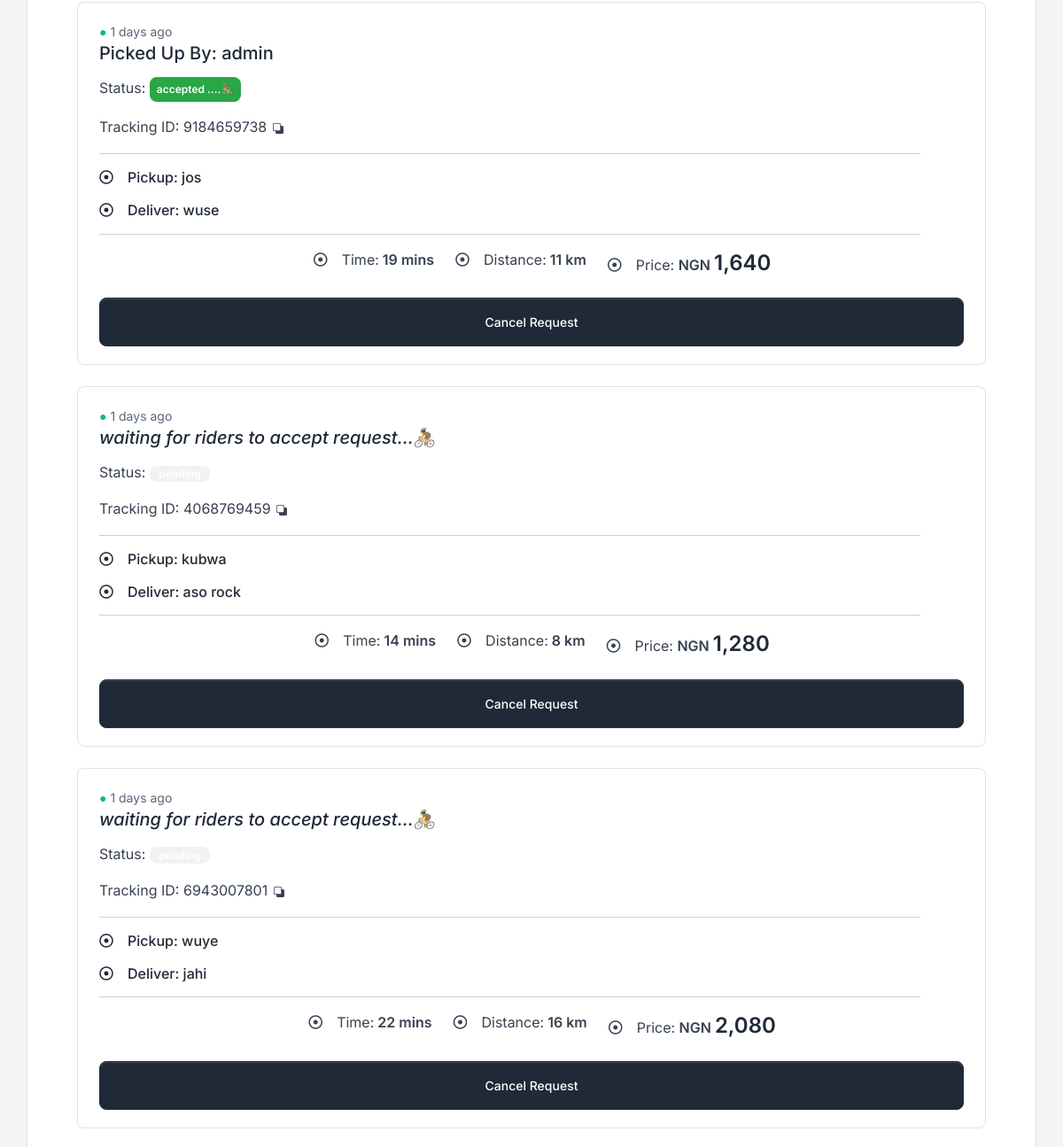
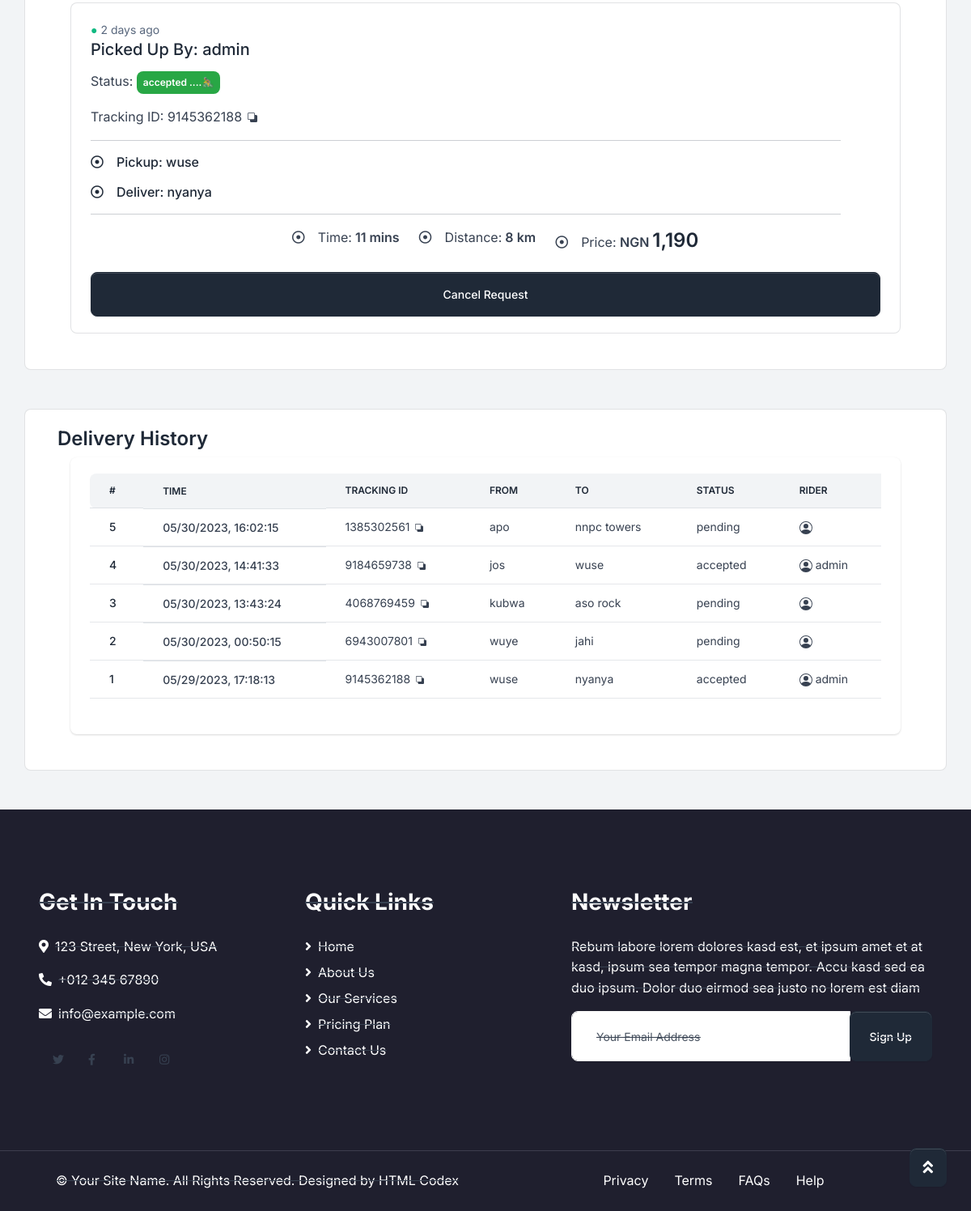
/user-dash (signed in, lower part), run on an earlier commit of the app's database (2 pictures, top to bottom).
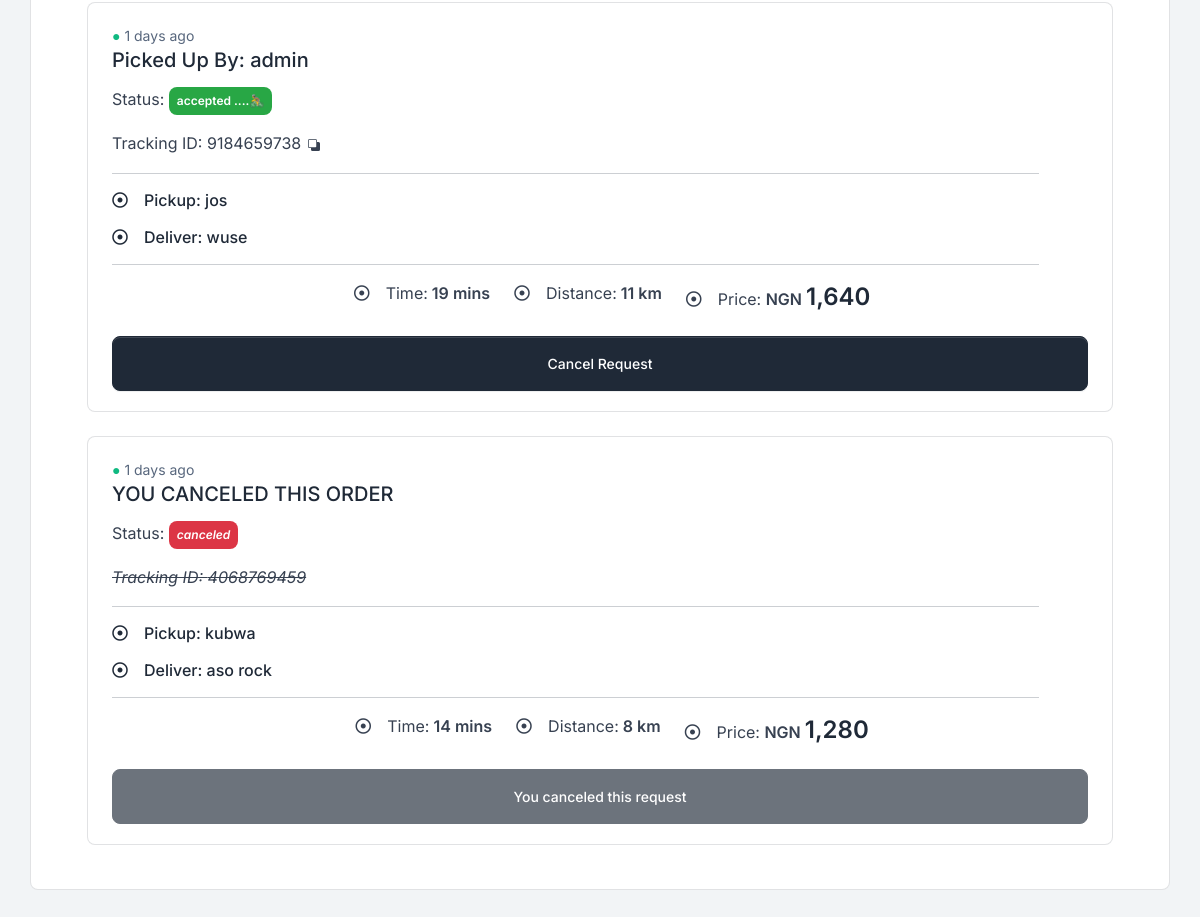
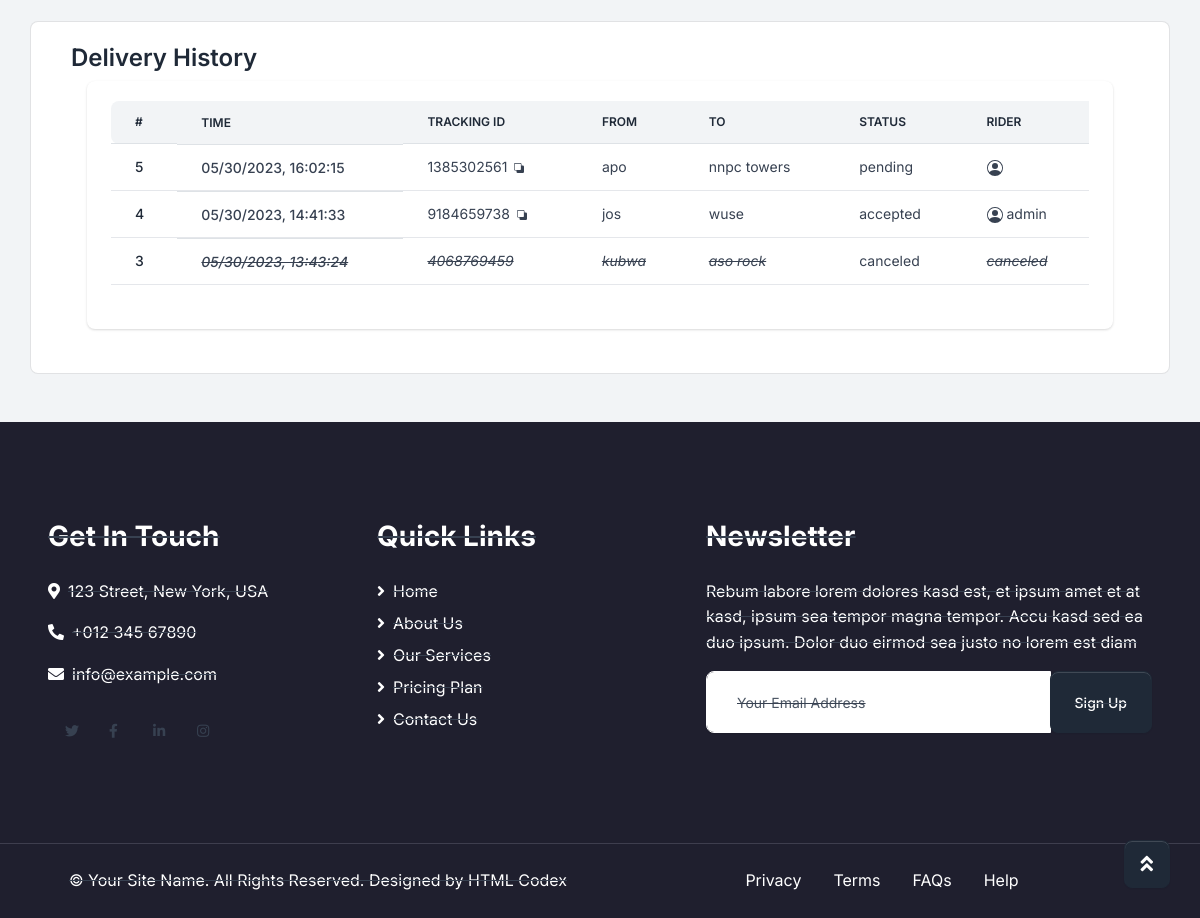
And on a later commit of the database (2 pictures, top to bottom).
### auth.py (models this page shows, shortened)
class Orders(db.Model):
    id = db.Column(db.Integer, primary_key=True)
    pickup = db.Column(db.String)
    dropoff = db.Column(db.String)
    delivery_time = db.Column(db.String)
    delivery_distance = db.Column(db.String)
    delivery_cost = db.Column(db.String)
    pickup_coord = db.Column(db.String)
    dropoff_coord = db.Column(db.String)
    placed_by = db.Column(db.String) #placed_by=current_user.name
    placed_by_id = db.Column(db.String) #placed_by=current_user.id
    time_created = db.Column(db.DateTime, default=datetime.now)
    track_id = db.Column(db.String, default=ran_id)
    status = db.Column(db.String(20), default='pending')
    driver_id = db.Column(db.Integer, db.ForeignKey('partnersignup.id'))
    user_id = db.Column(db.Integer, db.ForeignKey('usersignup.id'))
    accepted_by = db.Column(db.String)

class PartnerSignup(db.Model, UserMixin):
    __tablename__ = 'partnersignup'
    id = db.Column(db.Integer, primary_key=True)
    username = db.Column(db.String)
    email = db.Column(db.String, unique=True, nullable=False)
    password = db.Column(db.String)
    con_password = db.Column(db.String)
    driver_lat = db.Column(db.String)
    driver_lon = db.Column(db.String)
    driver = db.relationship('Orders', backref='partner')

### auth.py (the view, shortened to what this page needs)
@app.route("/user-dash", methods=["POST", "GET"])
@login_required
def user_dash():
    if session['type'] != 'user':
        flash("You currently do not have permission to access this page!", category='error')
        return redirect(url_for('home'))
    user_id = current_user.id
    order_qry = Orders.query.filter(Orders.order.has(id=user_id)).order_by(Orders.id.desc()).all()
    basecharge = 300
    cost_per_min = 30
    cost_per_km = 70
    timestamp = datetime.now()
    form = RequestOrderForm(request.form)
    return render_template("user-dash.html",
                           order_qry=order_qry,
                           form=form,
                           timestamp=timestamp)

### auth.py
class RequestOrderForm(FlaskForm):
    pickup = StringField("Pickup Address", validators=[DataRequired()])
    dropoff = StringField("Delivery Address", validators=[DataRequired()])
    message = StringField("Addidtional message")
    submit = SubmitField("Request Dispatch")

### auth.py (called while the page is built)
@login_manager.user_loader
def load_user(user_id):
    type = session.get('type')
    if type == 'user':
        user = UserSignup.query.get(int(user_id))
    elif type == 'partner':
        user = PartnerSignup.query.get(int(user_id))
    else:
        user = None
    return user

def total_seconds_filter(td):
    return td.total_seconds()

### templates/user-dash.html (shortened to what this page needs)
<!DOCTYPE html>
<html lang="en">
<head>
    <link href='https://api.tiles.mapbox.com/mapbox-gl-js/v2.13.0/mapbox-gl.css' rel='stylesheet' />
    <link rel="stylesheet" href="https://cdn.jsdelivr.net/npm/bootstrap-icons@1.10.5/font/bootstrap-icons.css">
    <link href="https://cdnjs.cloudflare.com/ajax/libs/font-awesome/5.10.0/css/all.min.css" rel="stylesheet">
    <link href="{{ url_for('static', filename='owl.carousel.min.css') }}" rel="stylesheet">
    <link href="{{ url_for('static', filename='style.css') }}" rel="stylesheet">
</head>
<body>
<br>
<br>
<div class="container card">
    <div class="card-body">
    {% if order_qry.id == None %}
    <p><i>You have no Delivery requests yet...</i></p>
        </div>
        </div>
    {%else%}
        {% for order_qry in order_qry %}
        <div class="container">
            <div class="card">
                <div class="card-body">
                    <span class="small text-muted mb-3 align-right"><span class="text-success">●</span>
                        {% set variable1 = timestamp %}
                        {% set variable2 = order_qry.time_created %}
                        {% set result = variable1 - variable2 %}
                        {% set result2 = result/60 %}
                        {% set resultmin = result2|total_seconds %}
                        {% set hours = resultmin/60 %}
                        {% set days = resultmin/1440 %}
                        {% if resultmin|int < 1 %} just now
                        {% elif resultmin|int == 1 %} 1 min ago
                        {% elif resultmin|int < 60  %} {{ resultmin|int }} min ago
                        {% elif resultmin|int < 1440 %} {{ hours|int }} hour(s) ago
                        {% else %} {{ days|int }} days ago
                        {% endif %}
                    </span>
                    {% if order_qry.status == 'canceled' %}
                    <h5 class="card-title"> YOU CANCELED THIS ORDER </h5>
                    {% elif order_qry.partner.username == NONE %}
                    <h5 class="card-title"><i> waiting for riders to accept request...🚴</i></h5>
                    {% else %}
                    <h5 class="card-title">Picked Up By: {{ order_qry.partner.username }}</h5>
                    {% endif %}
                {% if order_qry.status == 'accepted' %}
                    <p class="card-text">Status: <span class="badge badge-pill p-2 badge-success"> {{ order_qry.status }}   ....🚴</span> </p>
                {% elif order_qry.status == 'canceled' %}
                <p class="card-text">Status:<i> <span class="badge badge-pill p-2 badge-danger"> {{ order_qry.status }} </i></span> </p>
                {% else %}
                    <p class="card-text">Status: <span class="badge badge-pill badge-secondary"> {{ order_qry.status }} </span> </p>
                {% endif %}
                {% if order_qry.status == 'canceled' %}
                <p class="card-text"><i><s>Tracking ID: {{ order_qry.track_id }} </p></s></i>
                {% else %}
                <p class="card-text">Tracking ID: {{ order_qry.track_id }} <svg xmlns="http://www.w3.org/2000/svg" width="16" height="12" fill="currentColor" class="bi bi-back" viewBox="0 0 16 16">
                    <path d="M0 2a2 2 0 0 1 2-2h8a2 2 0 0 1 2 2v2h2a2 2 0 0 1 2 2v8a2 2 0 0 1-2 2H6a2 2 0 0 1-2-2v-2H2a2 2 0 0 1-2-2V2zm2-1a1 1 0 0 0-1 1v8a1 1 0 0 0 1 1h8a1 1 0 0 0 1-1V2a1 1 0 0 0-1-1H2z"/>
                </svg></p>
                {% endif %}
                <hr style="width:95%;text-align:left;margin-left:0">
                    <p><h6><i class="far fa-dot-circle text-primary mr-3"></i>Pickup: {{ order_qry.pickup }}</h6>
                    <p><h6><i class="far fa-dot-circle text-primary mr-3"></i>Deliver: {{ order_qry.dropoff }} </h6>
            <hr style="width:95%;text-align:left;margin-left:0">
                <div class="d-flex justify-content-center">
                    <div class="ml-4"><span class="far fa-dot-circle mr-3"></span>Time:<b> {{order_qry.delivery_time}} mins</b></div>
                    <div class="ml-4"><span class="far fa-dot-circle mr-3"></span>Distance:<b> {{order_qry.delivery_distance}} km </b> </div>
                    <div class="ml-4"><span class="far fa-dot-circle mr-3"></span>Price: <b>NGN <h4 style= "display: inline;"> {{order_qry.delivery_cost}} </h4></b></div>
                </div>
                <br>
                {% if order_qry.status == 'canceled' %}
                    <a href="{{ url_for('cancel_request', id=order_qry.id)}}" class="btn btn-primary w-100 p-3 disabled">You canceled this request</a>
                {% else %}
                <a href="{{ url_for('cancel_request', id=order_qry.id)}}" class="btn btn-primary w-100 p-3">Cancel Request</a>
                {% endif %}
            </div>
            </div>
            </div>
            <br>
            {% endfor %}
            {%endif%}
</div>
</div>
    <br>
    <br>
<link type="text/css" href="{{ url_for('static', filename="volt.css") }}" rel="stylesheet">
<div class="container card">
    <div class="card-body">
    <h4> Delivery History </h4>
<div class="container">
    <div class="card border-0 shadow mb-4">
        <div class="card-body">
            <div class="table-responsive">
                <table class="table table-centered table-nowrap mb-0 rounded">
                    <thead class="thead-light">
                        <tr>
                            <th class="border-0 rounded-start">#</th>
                            <th class="border-0">Time</th>
                            <th class="border-0">Tracking ID</th>
                            <th class="border-0">From</th>
                            <th class="border-0">To</th>
                            <th class="border-0">Status</th>
                            <th class="border-0">Rider</th>
                        </tr>
                    </thead>
                    <tbody>
                        {% for order_qry in order_qry %}
                        {% if order_qry.status == 'canceled' %}
                        <tr>
                            <td><a href="#" class="text-primary fw-bold">{{ order_qry.id }}</a> </td>
                            <td class="fw-bold d-flex align-items-center">
                                <s><i> {{ order_qry.time_created.strftime("%m/%d/%Y, %H:%M:%S") }}</s>
                            </td>
                            <td>
                                <s><i>{{ order_qry.track_id }}</s>
                            </td>
                            <td>
                                <s><i>{{ order_qry.pickup }}
                            </td>
                            <td>
                                <s><i>{{ order_qry.dropoff}}
                            </td>
                            <td>
                                {{ order_qry.status}}
                            </td>
                            <td>
                                <s><i>canceled
                            </td>
                         {% else %}
                         <s>
                            <tr>
                                <td><a href="#" class="text-primary fw-bold">{{ order_qry.id }}</a> </td>
                                <td class="fw-bold d-flex align-items-center">
                                   {{ order_qry.time_created.strftime("%m/%d/%Y, %H:%M:%S") }}
                                </td>
                                <td>
                                    {{ order_qry.track_id }}
                                    <svg xmlns="http://www.w3.org/2000/svg" width="16" height="10" fill="currentColor" class="bi bi-back" viewBox="0 0 16 16">
                                        <path d="M0 2a2 2 0 0 1 2-2h8a2 2 0 0 1 2 2v2h2a2 2 0 0 1 2 2v8a2 2 0 0 1-2 2H6a2 2 0 0 1-2-2v-2H2a2 2 0 0 1-2-2V2zm2-1a1 1 0 0 0-1 1v8a1 1 0 0 0 1 1h8a1 1 0 0 0 1-1V2a1 1 0 0 0-1-1H2z"/>
                                      </svg>
                                </td>
                                <td>
                                    {{ order_qry.pickup }}
                                </td>
                                <td>
                                    {{ order_qry.dropoff}}
                                </td>
                                <td>
                                    {{ order_qry.status}}
                                </td>
                                <td>
                                    {{ order_qry.partner.username}}
                                </td>
                        {% endif %}
                        {% endfor %}
                    </tbody>
                </table>
                <br>
            </div>
        </div>
    </div>
</div>
</div>
</div>
<div class="container-fluid bg-dark text-white mt-5 py-5 px-sm-3 px-md-5">
    <div class="row pt-5">
        <div class="col-lg-7 col-md-6">
            <div class="row">
                <div class="col-md-6 mb-5">
                    <h3 class="text-primary mb-4 text-white">Get In Touch</h3>
                    <p><i class="fa fa-map-marker-alt mr-2"></i>123 Street, New York, USA</p>
                    <p><i class="fa fa-phone-alt mr-2"></i>+012 345 67890</p>
                    <p><i class="fa fa-envelope mr-2"></i>info@example.com</p>
                    <div class="d-flex justify-content-start mt-4">
                        <a class="btn btn-outline-light btn-social mr-2" href="#"><i class="fab fa-twitter"></i></a>
                        <a class="btn btn-outline-light btn-social mr-2" href="#"><i class="fab fa-facebook-f"></i></a>
                        <a class="btn btn-outline-light btn-social mr-2" href="#"><i class="fab fa-linkedin-in"></i></a>
                        <a class="btn btn-outline-light btn-social" href="#"><i class="fab fa-instagram"></i></a>
                    </div>
                </div>
                <div class="col-md-6 mb-5">
                    <h3 class="text-primary mb-4 text-white">Quick Links</h3>
                    <div class="d-flex flex-column justify-content-start">
                        <a class="text-white mb-2" href="#"><i class="fa fa-angle-right mr-2"></i>Home</a>
                        <a class="text-white mb-2" href="#"><i class="fa fa-angle-right mr-2"></i>About Us</a>
                        <a class="text-white mb-2" href="#"><i class="fa fa-angle-right mr-2"></i>Our Services</a>
                        <a class="text-white mb-2" href="#"><i class="fa fa-angle-right mr-2"></i>Pricing Plan</a>
                        <a class="text-white" href="#"><i class="fa fa-angle-right mr-2"></i>Contact Us</a>
                    </div>
                </div>
            </div>
        </div>
        <div class="col-lg-5 col-md-6 mb-5">
            <h3 class="text-primary mb-4 text-white">Newsletter</h3>
            <p>Rebum labore lorem dolores kasd est, et ipsum amet et at kasd, ipsum sea tempor magna tempor. Accu kasd sed ea duo ipsum. Dolor duo eirmod sea justo no lorem est diam</p>
            <div class="w-100">
                <div class="input-group">
                    <input type="text" class="form-control border-light" style="padding: 30px;" placeholder="Your Email Address">
                    <div class="input-group-append">
                        <button class="btn btn-primary px-4">Sign Up</button>
                    </div>
                </div>
            </div>
        </div>
    </div>
</div>
<div class="container-fluid bg-dark text-white border-top py-4 px-sm-3 px-md-5" style="border-color: #3E3E4E !important;">
    <div class="row">
        <div class="col-lg-6 text-center text-md-left mb-3 mb-md-0">
            <p class="m-0 text-white">&copy; <a href="#">Your Site Name</a>. All Rights Reserved.
            Designed by <a href="https://htmlcodex.com">HTML Codex</a>
            </p>
        </div>
        <div class="col-lg-6 text-center text-md-right">
            <ul class="nav d-inline-flex">
                <li class="nav-item">
                    <a class="nav-link text-white py-0" href="#">Privacy</a>
                </li>
                <li class="nav-item">
                    <a class="nav-link text-white py-0" href="#">Terms</a>
                </li>
                <li class="nav-item">
                    <a class="nav-link text-white py-0" href="#">FAQs</a>
                </li>
                <li class="nav-item">
                    <a class="nav-link text-white py-0" href="#">Help</a>
                </li>
            </ul>
        </div>
    </div>
</div>
<a href="#" class="btn btn-lg btn-primary back-to-top"><i class="fa fa-angle-double-up"></i></a>
</body>
</html>

What changed in the data, as far as the page shows it:
removed Orders: days "1", shows "waiting for riders to accept request...🚴", track_id "6943007801", pickup "wuye", dropoff "jahi", delivery_time "22", delivery_distance "16", delivery_cost "2,080", id "2", time_created "05/30/2023, 00:50:15", status "pending"
removed Orders: days "2", partner.username "admin", status "accepted", track_id "9145362188", pickup "wuse", dropoff "nyanya", delivery_time "11", delivery_distance "8", delivery_cost "1,190", id "1", time_created "05/29/2023, 17:18:13"
changed Orders "kubwa": status (not shown) → "canceled"; status "pending" → "canceled"; status "waiting for riders to accept request...🚴 Cancel Request" → "YOU CANCELED THIS ORDER You canceled this request canceled"
